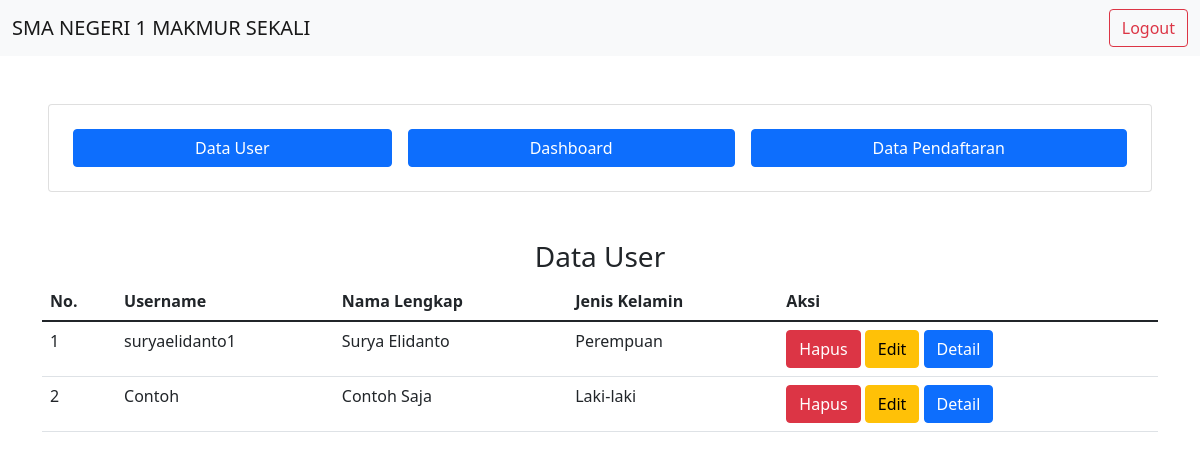
The app's page /datauser.php (signed in) with its own data.
### tables this page shows
CREATE TABLE `tb_user` (
  `id` int(11) NOT NULL,
  `username` varchar(100) NOT NULL,
  `password` text NOT NULL,
  `nama_lengkap` varchar(255) NOT NULL,
  `ttl` varchar(255) NOT NULL,
  `no_hp` varchar(20) NOT NULL,
  `agama` varchar(30) NOT NULL,
  `alamat` text NOT NULL,
  `jenis_kelamin` enum('Laki-laki','Perempuan') NOT NULL,
  `role_id` int(11) NOT NULL,
  `sudah_daftar` enum('False','True') NOT NULL
);

### datauser.php (the view, shortened to what this page needs)
<?php
require "koneksi.php";
$sql = "SELECT * FROM tb_user WHERE role_id != 1";
$query = mysqli_query($conn, $sql);
?>
<html>
<head>
    <link href="https://cdn.jsdelivr.net/npm/bootstrap@5.1.3/dist/css/bootstrap.min.css" rel="stylesheet">
    <link rel="stylesheet" type="text/css" href="https://cdn.datatables.net/v/dt/dt-1.11.3/r-2.2.9/sb-1.2.2/datatables.min.css" />
</head>
<body>
    <?php
    require 'component/navbar.php';
    ?>
    <div class="card m-5">
        <div class="card-body">
            <div class="d-flex">
                <a href="datauser.php" class="btn btn-primary flex-fill m-2" type="submit">Data User</a>
                <a href="dashboard.php" class="btn btn-primary flex-fill m-2" type="submit">Dashboard</a>
                <a href="datapendaftaran.php" class="btn btn-primary flex-fill m-2" type="submit">Data Pendaftaran</a>
            </div>
        </div>
    </div>
    <div>
        <h3 class="text-center"> Data User </h3>
    </div>
    <div class="container">
        <center>
            <table id="datauser" class="table">
                <thead>
                    <th>No. </th>
                    <th> Username </th>
                    <th>Nama Lengkap</th>
                    <th> Jenis Kelamin </th>
                    <th> Aksi </th>
                </thead>
                <tbody>
                    <?php foreach (mysqli_fetch_all($query) as $data) : ?>
                        <?php @$no++; ?>
                        <tr>
                            <td>
                                <?= $no; ?>
                            </td>
                            <td>
                                <?= $data[1] ?>
                            </td>
                            <td>
                                <?= $data[3] ?>
                            </td>
                            <td>
                                <?= $data[8] ?>
                            </td>
                            <td>
                                <a onclick="return confirm('Apakah anda yakin ingin menghapus data ini?')" href="http://localhost/serkom/proses/proses_hapusdatauser.php/<?= $data[0] ?>" class="btn btn-danger"> Hapus </a>
                                <a href="edituser.php/<?= $data[0] ?>" class="btn btn-warning"> Edit </a>
                                <a href="detailuser.php/<?= $data[0] ?>" class="btn btn-primary"> Detail </a>
                            </td>
                        </tr>
                    <?php endforeach; ?>
                </tbody>
            </table>
        </center>
    </div>
</body>
</html>

### records on screen
tb_user: username "suryaelidanto1", nama_lengkap "Surya Elidanto", jenis_kelamin "Perempuan"
tb_user: username "Contoh", nama_lengkap "Contoh Saja", jenis_kelamin "Laki-laki"
